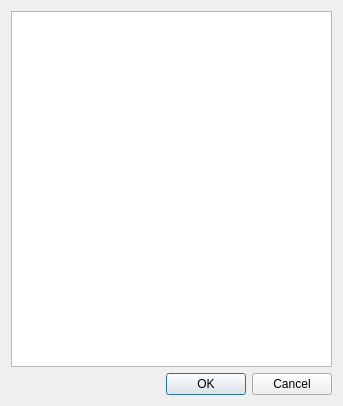
<?xml version="1.0" encoding="UTF-8"?>
<ui version="4.0">
 <class>ChooseCheatOptionDialog</class>
 <widget class="QDialog" name="ChooseCheatOptionDialog">
  <property name="geometry">
   <rect>
    <x>0</x>
    <y>0</y>
    <width>343</width>
    <height>406</height>
   </rect>
  </property>
  <property name="windowTitle">
   <string>Choose Cheat Option</string>
  </property>
  <layout class="QVBoxLayout" name="verticalLayout">
   <item>
    <widget class="QTreeWidget" name="cheatOptionsTreeWidget">
     <property name="headerHidden">
      <bool>true</bool>
     </property>
     <column>
      <property name="text">
       <string>Cheat Options</string>
      </property>
     </column>
    </widget>
   </item>
   <item>
    <widget class="QDialogButtonBox" name="buttonBox">
     <property name="orientation">
      <enum>Qt::Horizontal</enum>
     </property>
     <property name="standardButtons">
      <set>QDialogButtonBox::Cancel|QDialogButtonBox::Ok</set>
     </property>
    </widget>
   </item>
  </layout>
 </widget>
 <resources/>
 <connections>
  <connection>
   <sender>buttonBox</sender>
   <signal>accepted()</signal>
   <receiver>ChooseCheatOptionDialog</receiver>
   <slot>accept()</slot>
   <hints>
    <hint type="sourcelabel">
     <x>248</x>
     <y>254</y>
    </hint>
    <hint type="destinationlabel">
     <x>157</x>
     <y>274</y>
    </hint>
   </hints>
  </connection>
  <connection>
   <sender>buttonBox</sender>
   <signal>rejected()</signal>
   <receiver>ChooseCheatOptionDialog</receiver>
   <slot>reject()</slot>
   <hints>
    <hint type="sourcelabel">
     <x>316</x>
     <y>260</y>
    </hint>
    <hint type="destinationlabel">
     <x>286</x>
     <y>274</y>
    </hint>
   </hints>
  </connection>
 </connections>
</ui>
